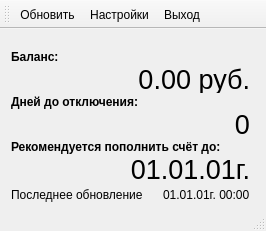
<?xml version="1.0" encoding="UTF-8"?>
<ui version="4.0">
 <class>BalanceWindow</class>
 <widget class="QMainWindow" name="BalanceWindow">
  <property name="geometry">
   <rect>
    <x>0</x>
    <y>0</y>
    <width>266</width>
    <height>231</height>
   </rect>
  </property>
  <property name="windowTitle">
   <string>BalanceWindow</string>
  </property>
  <widget class="QWidget" name="centralWidget">
   <widget class="QWidget" name="verticalLayoutWidget">
    <property name="geometry">
     <rect>
      <x>0</x>
      <y>10</y>
      <width>261</width>
      <height>178</height>
     </rect>
    </property>
    <layout class="QVBoxLayout" name="infoLayout">
     <property name="spacing">
      <number>2</number>
     </property>
     <item>
      <widget class="QLabel" name="balanceLabel">
       <property name="font">
        <font>
         <weight>75</weight>
         <bold>true</bold>
        </font>
       </property>
       <property name="text">
        <string>Баланс:</string>
       </property>
      </widget>
     </item>
     <item>
      <widget class="QLabel" name="balance">
       <property name="font">
        <font>
         <pointsize>20</pointsize>
         <weight>50</weight>
         <bold>false</bold>
        </font>
       </property>
       <property name="autoFillBackground">
        <bool>false</bool>
       </property>
       <property name="text">
        <string>0.00 руб.</string>
       </property>
       <property name="alignment">
        <set>Qt::AlignRight|Qt::AlignTrailing|Qt::AlignVCenter</set>
       </property>
      </widget>
     </item>
     <item>
      <spacer name="verticalSpacer_2">
       <property name="orientation">
        <enum>Qt::Vertical</enum>
       </property>
       <property name="sizeHint" stdset="0">
        <size>
         <width>20</width>
         <height>40</height>
        </size>
       </property>
      </spacer>
     </item>
     <item>
      <widget class="QLabel" name="dayToLabel">
       <property name="font">
        <font>
         <weight>75</weight>
         <bold>true</bold>
        </font>
       </property>
       <property name="text">
        <string>Дней до отключения:</string>
       </property>
      </widget>
     </item>
     <item>
      <widget class="QLabel" name="dayTo">
       <property name="font">
        <font>
         <pointsize>20</pointsize>
         <weight>50</weight>
         <bold>false</bold>
        </font>
       </property>
       <property name="autoFillBackground">
        <bool>false</bool>
       </property>
       <property name="text">
        <string>0</string>
       </property>
       <property name="alignment">
        <set>Qt::AlignRight|Qt::AlignTrailing|Qt::AlignVCenter</set>
       </property>
      </widget>
     </item>
     <item>
      <spacer name="verticalSpacer">
       <property name="orientation">
        <enum>Qt::Vertical</enum>
       </property>
       <property name="sizeHint" stdset="0">
        <size>
         <width>20</width>
         <height>40</height>
        </size>
       </property>
      </spacer>
     </item>
     <item>
      <widget class="QLabel" name="payToLabel">
       <property name="font">
        <font>
         <weight>75</weight>
         <bold>true</bold>
        </font>
       </property>
       <property name="text">
        <string>Рекомендуется пополнить счёт до:</string>
       </property>
      </widget>
     </item>
     <item>
      <widget class="QLabel" name="payTo">
       <property name="font">
        <font>
         <pointsize>20</pointsize>
         <weight>50</weight>
         <bold>false</bold>
        </font>
       </property>
       <property name="autoFillBackground">
        <bool>false</bool>
       </property>
       <property name="text">
        <string>01.01.01г.</string>
       </property>
       <property name="alignment">
        <set>Qt::AlignRight|Qt::AlignTrailing|Qt::AlignVCenter</set>
       </property>
      </widget>
     </item>
     <item>
      <layout class="QHBoxLayout" name="horizontalLayout">
       <item>
        <widget class="QLabel" name="lastUpdLabel">
         <property name="text">
          <string>Последнее обновление</string>
         </property>
        </widget>
       </item>
       <item>
        <spacer name="horizontalSpacer">
         <property name="orientation">
          <enum>Qt::Horizontal</enum>
         </property>
         <property name="sizeHint" stdset="0">
          <size>
           <width>40</width>
           <height>20</height>
          </size>
         </property>
        </spacer>
       </item>
       <item>
        <widget class="QLabel" name="lastUpdate">
         <property name="text">
          <string>01.01.01г. 00:00</string>
         </property>
        </widget>
       </item>
      </layout>
     </item>
    </layout>
   </widget>
   <zorder>stackedWidget</zorder>
   <zorder>verticalLayoutWidget</zorder>
  </widget>
  <widget class="QStatusBar" name="statusBar"/>
  <widget class="QToolBar" name="toolBar">
   <property name="windowTitle">
    <string>toolBar</string>
   </property>
   <attribute name="toolBarArea">
    <enum>TopToolBarArea</enum>
   </attribute>
   <attribute name="toolBarBreak">
    <bool>false</bool>
   </attribute>
   <addaction name="updateAction"/>
   <addaction name="settingsAction"/>
   <addaction name="quitAction"/>
  </widget>
  <action name="quitAction">
   <property name="text">
    <string>Выход</string>
   </property>
  </action>
  <action name="closeAction">
   <property name="text">
    <string>Закрыть окно</string>
   </property>
  </action>
  <action name="updateAction">
   <property name="text">
    <string>Обновить</string>
   </property>
  </action>
  <action name="settingsAction">
   <property name="text">
    <string>Настройки</string>
   </property>
  </action>
 </widget>
 <layoutdefault spacing="6" margin="11"/>
 <resources/>
 <connections/>
</ui>
